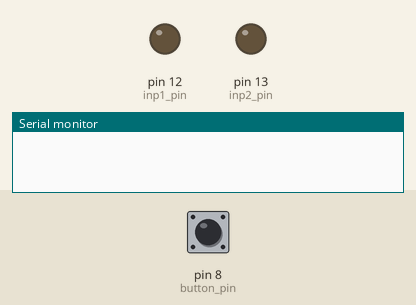
Simulated run of this sketch. Board: Arduino Uno, built with avr-gcc and run on an emulated ATmega328P. Parts: output pins drawn as LEDs (lit = HIGH), the last lines printed to the serial monitor. Inputs (shaded band) come from the test bench; at power-on: pin 8 (button_pin) LOW.

Above: at 1.2 s.
1.3 s: pin 8 (button_pin) pulled HIGH for 0.15 s
At 1.37 s:
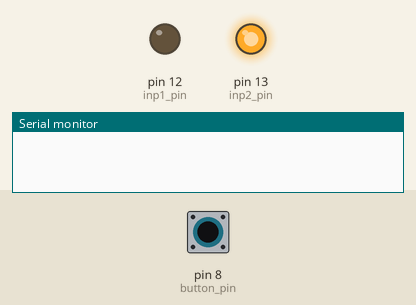
2.9 s: pin 8 (button_pin) pulled HIGH for 1 s
At 3.3 s:
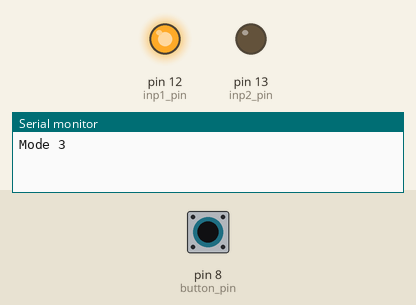
5.4 s: pin 8 (button_pin) pulled HIGH for 0.15 s
At 5.47 s:
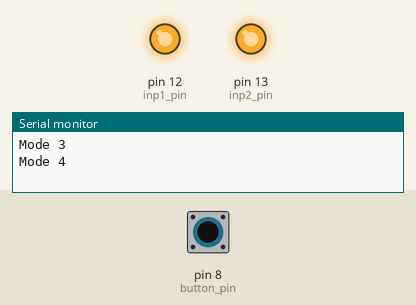
Timing chart, 0 to 8.4 s (numbered marks = the images above; inputs shaded):
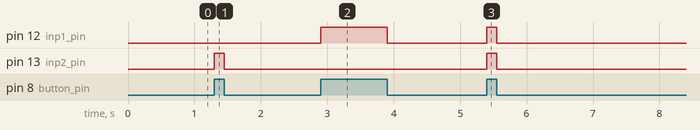

Measured:
- after the input at 1.3 s, pin 13 (inp2_pin): LOW → HIGH at once, → LOW 0.15 s later
- after the input at 2.9 s, pin 12 (inp1_pin): LOW → HIGH at once, → LOW 1.0 s later
- after the input at 5.4 s, pin 12 (inp1_pin), pin 13 (inp2_pin): LOW → HIGH at once, → LOW 0.15 s later

The sketch:

ANDGateButton.ino
```cpp
int inp1_pin = 12, inp2_pin= 13, button_pin = 8, current_state = 0, past_state = 0, print_flag = 0,  i = 1;
String inp_arr[] = {"00", "01", "10", "11"};
int inp1, inp2;
void runcycle(int i)
{
  inp1 = (inp_arr[i][0]) - '0';
  inp2 = (inp_arr[i][1]) - '0';
  digitalWrite(inp1_pin, inp1);
  digitalWrite(inp2_pin, inp2);
}
void setup()
{
  Serial.begin(9600);
  pinMode(inp1_pin, OUTPUT);
  pinMode(inp2_pin, OUTPUT);
  pinMode(button_pin, INPUT);
}
void loop()
{
  current_state = digitalRead(button_pin);
  if(current_state == HIGH)
  {
    if(i==4)
    {
      i=0;
    }
    else
    {
      if(print_flag == 1)
      {
        Serial.println("Mode "+ String((i+1)));
        print_flag = 0;
      }
      runcycle(i);
    }
  }
  else if(current_state == 0 && past_state == 1)
  {
    digitalWrite(inp1_pin, LOW);
    digitalWrite(inp2_pin, LOW);
    print_flag = 1;
    i++;
  }
  else
  {
    // Empty
  }
  past_state = current_state;
}
```
